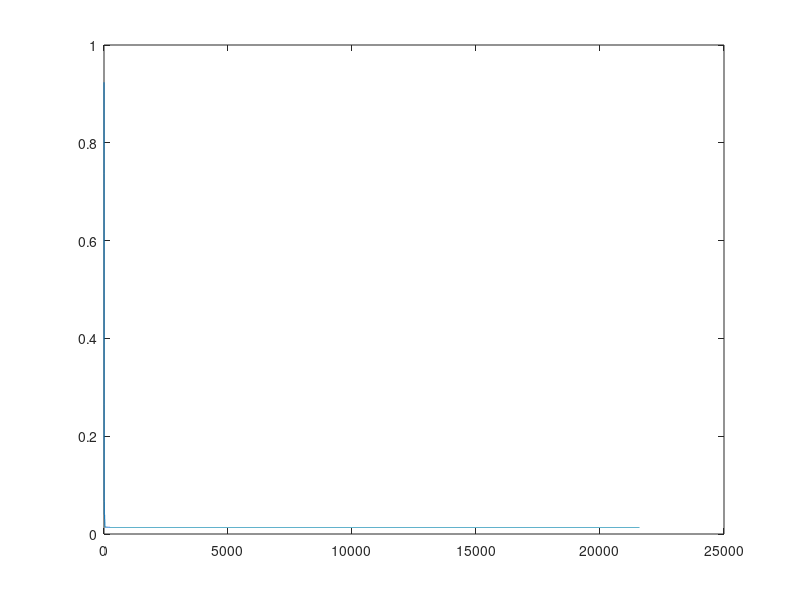

MATLAB code to generate this figure:
clc,clear,close all
func=@(fx,fy)(0.5+(((sin(sqrt(fx.^2+fy.^2))).^2-0.5)./(1+0.001*(fx.^2+fy.^2)).^2));
% func=@(fx,fy)((fx-1).^2+(fy-2).^2);
x=[];
count=0;
%n=input('enter the number of vectors(take in order of 10k)');
n=10000;
v=randi([0, 100], [n,2])/10
for i=1:n
    v(i,3)=func(v(i,1),v(i,2));
end
x=[x v(1,3)];
for gen=1:100000
i=randperm(n,3);
targvect=v(1,1:2);
rndvect1=v(i(1),1:2);
rndvect2=v(i(2),1:2);
mutavect=v(i(3),1:2);
% mutation
diffvect=rndvect1-rndvect2;
wedfvect=rand*diffvect;
noisvect=wedfvect+mutavect;
%crossover
triavect=[ targvect(1) noisvect(2)];
%selection
val1=func(targvect(1),targvect(2));
val2=func(triavect(1),triavect(2));
if val1 > val2
    v(1,1)=triavect(1);
    v(1,2)=triavect(2);
    v(1,3)=val2;
end
x=[x v(1,3)];
if x(gen+1)== x(gen)
    count=count+1;
else 
    count=0;
end
if count > 20000
    break
end
end
v=sortrows(v,3);
sol=v(1,:)
plot(1:(gen+1),x)